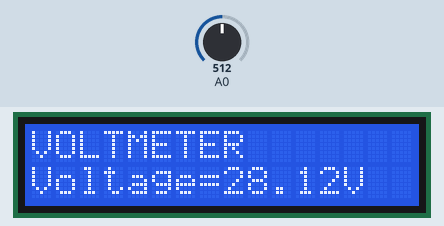
Bench run of a sketch on a simulated Arduino Uno, built with avr-gcc and run on an emulated ATmega328P. Parts: 16×2 character LCD. Inputs (shaded band) come from the test bench; at power-on: A0 = 512.

Above: at 1.2 s.
1.3 s: A0 set to 193
At 2.8 s:
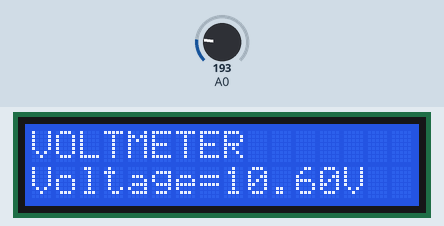
3.5 s: A0 set to 171
At 4.8 s:
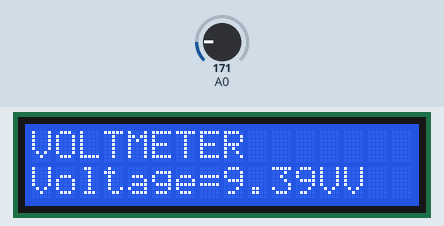
5.5 s: A0 set to 122
At 6.9 s:
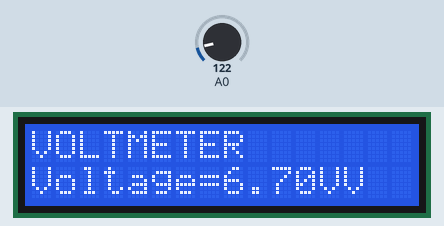
Timing chart, 0 to 8.5 s (numbered marks = the images above; inputs shaded):
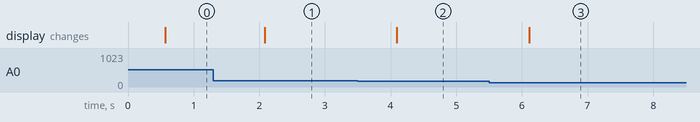

The sketch:

VOLTMETER_30V_LCD.ino
```cpp
#include <LiquidCrystal.h> //LCD library
LiquidCrystal lcd(2,3,4,5,6,7);

void setup() {
  lcd.begin(16,2);//Initialise the lcd desplay
  lcd.setCursor(0,0);
  lcd.print("ARDUINO");
  lcd.setCursor(4,1);
  lcd.print("VOLTMETER");
}
void loop() {
  float sensorValue = analogRead(A0);
  float voltage = ((sensorValue*5)/1024)*11.25;//11.25 is the calibration value for geting actual value.
                                                                                           // enter your calibration value here.
  delay(500);
  lcd.setCursor(0,0);
  lcd.print("VOLTMETER");
  lcd.setCursor(0,1);
  lcd.print("Voltage=");
  lcd.print(voltage);
  lcd.print("V");
}
```

Measured:
- the behaviour switches between 182 and 181 on A0 (found by bisection; images 1 and 2)
- after the input at 1.3 s, the display: changes after 0.78 s (image 1)
- after the input at 3.5 s, the display: changes after 0.59 s (image 2)
- after the input at 5.5 s, the display: changes after 0.61 s (image 3)
